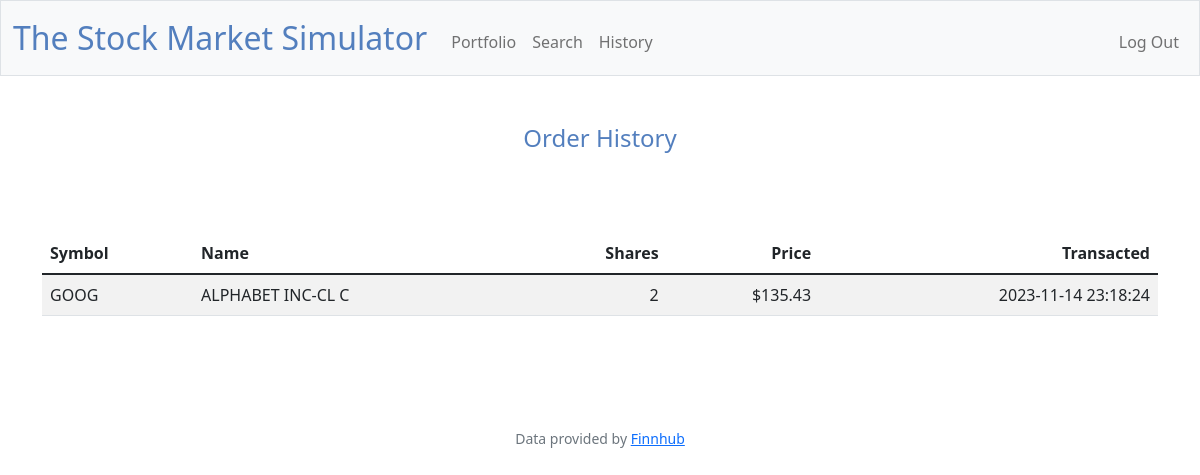
The app's page /history (signed in), older data.
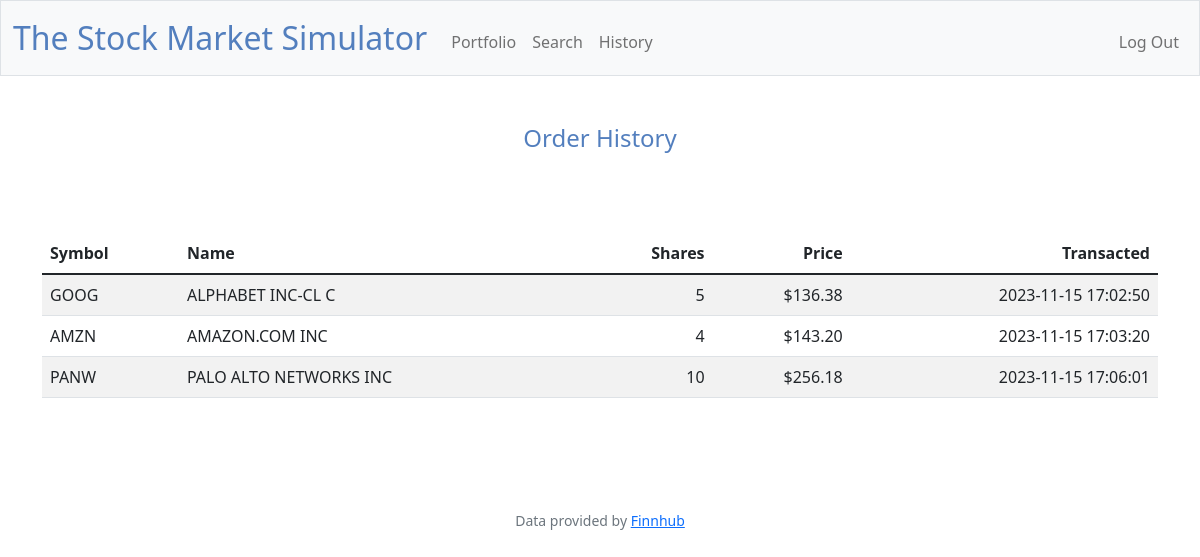
The same page, newer data.
### tables this page shows
CREATE TABLE history (user_id INTEGER NOT NULL, symbol TEXT NOT NULL, name TEXT NOT NULL, shares INTEGER NOT NULL, price NUMERIC NOT NULL, time TEXT NOT NULL, FOREIGN KEY (user_id) REFERENCES users(id));

### app.py (the view)
@app.route("/history")
@login_required
def history():
    result = db.execute("SELECT symbol, name, shares, price, time FROM users JOIN history ON user_id WHERE id = ?", session["user_id"])
    return render_template("history.html", result=result)

### app.py (called while the page is built)
@app.after_request
def after_request(response):
    response.headers["Cache-Control"] = "no-cache, no-store, must-revalidate"
    response.headers["Expires"] = 0
    response.headers["Pragma"] = "no-cache"
    return response

### helpers.py (called while the page is built)
def login_required(f):
    @wraps(f)
    def decorated_function(*args, **kwargs):
        if session.get("user_id") is None:
            return redirect("/login")
        return f(*args, **kwargs)
    return decorated_function

def usd(value):
    if value >= 0:
        return f"${value:,.2f}"
    else:
        return f"-${abs(value):,.2f}"

### templates/history.html (shortened to what this page needs)
{% extends "layout.html" %}
{% block main %}
    <h4 class="blue">Order History</h4>
    <br>
    {% if result %}
        <div class="container py-5 text-center">
            <table class="table table-striped">
                <thead>
                    <tr>
                        <th class="text-start">Symbol</th>
                        <th class="text-start">Name</th>
                        <th class="text-end">Shares</th>
                        <th class="text-end">Price</th>
                        <th class="text-end">Transacted</th>
                    </tr>
                </thead>
                <tbody>
                    {% for stock in result %}
                        <tr>
                            <td class="text-start align-middle">{{ stock.symbol }}</td>
                            <td class="text-start align-middle">{{ stock.name }}</td>
                            <td class="text-end align-middle">{{ stock.shares }}</td>
                            <td class="text-end align-middle">{{ stock.price | usd }}</td>
                            <td class="text-end align-middle">{{ stock.time }}</td>
                        </tr>
                    {% endfor %}
                </tbody>
            </table>
        </div>
    {% else %}
    <p>No Orders Placed</p>
    {% endif %}
{% endblock %}

### templates/layout.html (shortened to what this page needs)
<!DOCTYPE html>
<html lang="en">
    <head>
        <link href="https://cdn.jsdelivr.net/npm/bootstrap@5.1.3/dist/css/bootstrap.min.css" rel="stylesheet">
        <link href="/static/styles.css" rel="stylesheet">
    </head>
    <body>
        <nav class="bg-light border navbar navbar-expand-md navbar-light">
            <div class="container-fluid">
                <a class="navbar-brand" href="/"><span class="blue">The Stock Market Simulator</span></a>
                <div class="collapse navbar-collapse" id="navbar">
                    {% if session["user_id"] %}
                        <ul class="navbar-nav me-auto mt-2">
                            <li class="nav-item"><a class="nav-link" href="/">Portfolio</a></li>
                            <li class="nav-item"><a class="nav-link" href="/search">Search</a></li>
                            <li class="nav-item"><a class="nav-link" href="/history">History</a></li>
                        </ul>
                        <ul class="navbar-nav ms-auto mt-2">
                            <li class="nav-item"><a class="nav-link" href="/logout">Log Out</a></li>
                        </ul>
                    {% else %}
                        <ul class="navbar-nav ms-auto mt-2">
                            <li class="nav-item"><a class="nav-link" href="/register">Register</a></li>
                            <li class="nav-item"><a class="nav-link" href="/login">Log In</a></li>
                        </ul>
                    {% endif %}
                </div>
            </div>
        </nav>
        <main class="container-fluid py-5 text-center">
            {% block main %}{% endblock %}
        </main>
        <footer class="mb-5 small text-center text-muted">
            Data provided by <a href="https://finnhub.io/">Finnhub</a>
        </footer>
    </body>
</html>

### static/styles.css (style rules this page uses)
nav .navbar-brand { font-size: xx-large; }
nav .navbar-brand .blue { color: #537fbe; }
main .blue { color: #537fbe; }

Row changes from the older to the newer data that the page shows:
changed history "GOOG": shares "2" → "5"; price "$135.43" → "$136.38"; time "2023-11-14 23:18:24" → "2023-11-15 17:02:50"
added history: symbol "AMZN", name "AMAZON.COM INC", shares "4", price "$143.20", time "2023-11-15 17:03:20"
added history: symbol "PANW", name "PALO ALTO NETWORKS INC", shares "10", price "$256.18", time "2023-11-15 17:06:01"
